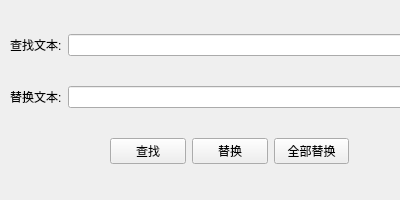
<?xml version="1.0" encoding="UTF-8"?>
<ui version="4.0">
 <class>Replace</class>
 <widget class="QWidget" name="Replace">
  <property name="geometry">
   <rect>
    <x>0</x>
    <y>0</y>
    <width>400</width>
    <height>200</height>
   </rect>
  </property>
  <property name="windowTitle">
   <string>Form</string>
  </property>
  <widget class="QWidget" name="verticalLayoutWidget">
   <property name="geometry">
    <rect>
     <x>10</x>
     <y>10</y>
     <width>439</width>
     <height>181</height>
    </rect>
   </property>
   <layout class="QVBoxLayout" name="verticalLayout">
    <item>
     <layout class="QHBoxLayout" name="horizontalLayout">
      <item>
       <widget class="QLabel" name="label">
        <property name="text">
         <string>查找文本:</string>
        </property>
       </widget>
      </item>
      <item>
       <widget class="QLineEdit" name="search_text"/>
      </item>
     </layout>
    </item>
    <item>
     <layout class="QHBoxLayout" name="horizontalLayout_4">
      <item>
       <widget class="QLabel" name="label_2">
        <property name="text">
         <string>替换文本:</string>
        </property>
       </widget>
      </item>
      <item>
       <widget class="QLineEdit" name="replace_text"/>
      </item>
     </layout>
    </item>
    <item>
     <layout class="QHBoxLayout" name="horizontalLayout_6">
      <property name="leftMargin">
       <number>100</number>
      </property>
      <property name="rightMargin">
       <number>100</number>
      </property>
      <item>
       <widget class="QPushButton" name="butten_find">
        <property name="text">
         <string>查找</string>
        </property>
       </widget>
      </item>
      <item>
       <widget class="QPushButton" name="button_replace">
        <property name="text">
         <string>替换</string>
        </property>
       </widget>
      </item>
      <item>
       <widget class="QPushButton" name="button_replace_all">
        <property name="text">
         <string>全部替换</string>
        </property>
       </widget>
      </item>
     </layout>
    </item>
   </layout>
  </widget>
 </widget>
 <resources/>
 <connections/>
</ui>
